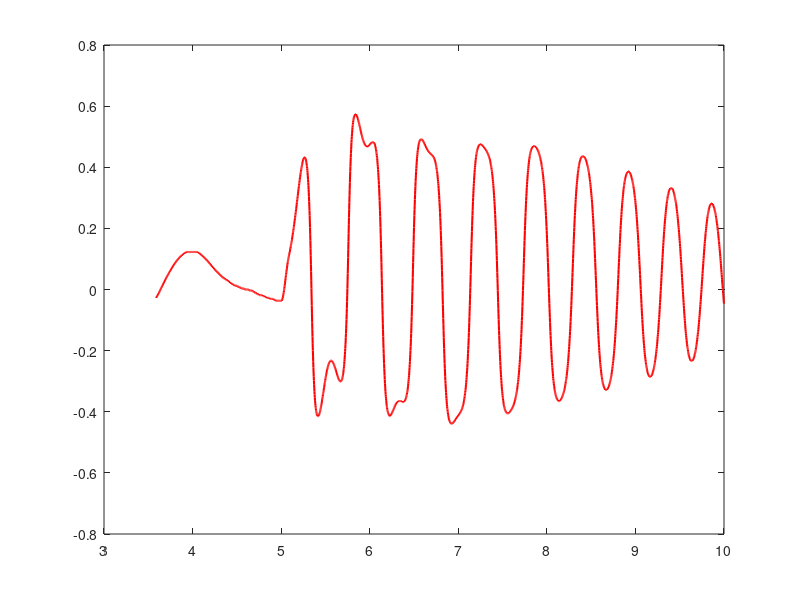

Source code (MATLAB): (Note: this script raises an error after producing the figure.)
%% load file
% caso1 = load('Oboe_projects-Andrea-s_Branch/caso1.mat');
% caso2 = load('Oboe_projects-Andrea-s_Branch/caso2.mat');
% caso3 = load('Oboe_projects-Andrea-s_Branch/caso3.mat');
% caso4 = load('Oboe_projects-Andrea-s_Branch/caso4.mat');
% caso5 = load('Oboe_projects-Andrea-s_Branch/caso5.mat');
% caso6 = load('Oboe_projects-Andrea-s_Branch/caso6.mat');
% caso7 = load('Oboe_projects-Andrea-s_Branch/caso7.mat');
% caso8 = load('Oboe_projects-Andrea-s_Branch/caso8.mat');
% caso9 = load('Oboe_projects-Andrea-s_Branch/caso9.mat');
% caso10 = load('Oboe_projects-Andrea-s_Branch/caso10.mat');
% caso11 = load('Oboe_projects-Andrea-s_Branch/caso11.mat');
% caso12 = load('Oboe_projects-Andrea-s_Branch/caso12.mat');
% caso13 = load('Oboe_projects-Andrea-s_Branch/caso13.mat');
% caso14 = load('Oboe_projects-Andrea-s_Branch/caso14.mat');
% caso15 = load('Oboe_projects-Andrea-s_Branch/caso15.mat');
% caso16 = load('Oboe_projects-Andrea-s_Branch/caso16.mat');
% caso17 = load('Oboe_projects-Andrea-s_Branch/caso17.mat');
caso18 = load('Oboe_projects-Andrea-s_Branch/caso18.mat');
%caso19 --> DIMOSTRARE PERCHE NON VA
fprintf('COMMENTI detti durante il laboratorio: \n')
disp('caso 18: sta a 0 ma neanche il disturbo a 3 s tiene --> è INSTABILE (sta su per miracolo) ');

%% Plot figure
%% caso 8) posizione theta
figure(1)
set(gcf,'Position',[100 100 600 600])
% fontsize(gcf,scale=1.3)
grid on
hLine1=plot(caso18.simulazione_out.time,caso18.simulazione_out.signals.values(:,1),...
    'LineStyle','-',...
    'LineWidth',1.5,...
    'Color', 'r');
hLine1.Color(4)=1;

hold off
xlabel("$t$ [s]",'Interpreter',"latex",'FontSize',20) 
ylabel("$\theta$ [rad]",'Interpreter',"latex",'FontSize',20) 
legend('${{\theta}_{caso\, 18}}$','interpreter','latex','FontSize',22, 'Location','southwest')
fontsize(gca,scale=1.3)
xlim([0 15])
axis tight


%% caso 8) posizione alpha
figure(2)
set(gcf,'Position',[100 100 600 600])
% fontsize(gcf,scale=1.3)
grid on
hLine1=plot(caso18.simulazione_out.time,caso18.simulazione_out.signals.values(:,2),...
    'LineStyle','-',...
    'LineWidth',1.5,...
    'Color', 'r');
hLine1.Color(4)=1;

hold off
xlabel("$t$ [s]",'Interpreter',"latex",'FontSize',20) 
ylabel("$\alpha$ [rad]",'Interpreter',"latex",'FontSize',20) 
legend('${{\alpha}_{caso\, 18}}$','interpreter','latex','FontSize',22, 'Location','southwest')
fontsize(gca,scale=1.3)
xlim([0 15])
axis tight

%% caso 8) velocità theta
figure(3)
set(gcf,'Position',[100 100 600 600])
% fontsize(gcf,scale=1.3)
grid on
hLine1=plot(caso18.simulazione_out.time,caso18.simulazione_out.signals.values(:,3),...
    'LineStyle','-',...
    'LineWidth',1.5,...
    'Color', 'r');

hLine1.Color(4)=1;

hold off
xlabel("$t$ [s]",'Interpreter',"latex",'FontSize',20) 
ylabel("$\dot{\theta}$ [rad/s]",'Interpreter',"latex",'FontSize',20) 
legend('${\dot{\theta}_{caso\, 18}}$','interpreter','latex','FontSize',22, 'Location','southwest')
fontsize(gca,scale=1.3)
xlim([0 15])
axis tight

%% caso 8) velocità alpha
figure(4)
set(gcf,'Position',[100 100 600 600])
% fontsize(gcf,scale=1.3)
grid on
hLine1=plot(caso18.simulazione_out.time,caso18.simulazione_out.signals.values(:,4),...
    'LineStyle','-',...
    'LineWidth',1.5,...
    'Color', 'r');

hLine1.Color(4)=1;

hold off
xlabel("$t$ [s]",'Interpreter',"latex",'FontSize',20) 
ylabel("$\dot{\alpha}$ [rad/s]",'Interpreter',"latex",'FontSize',20) 
legend('${\dot{\alpha}_{caso\, 18}}$','interpreter','latex','FontSize',22, 'Location','southwest')
fontsize(gca,scale=1.3)
xlim([0 15])
axis tight
